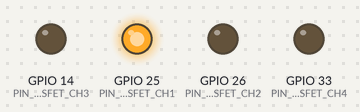
Recording of a sketch running on a simulated ESP32. Shown: output pins drawn as LEDs (lit = HIGH). What the sketch prints to the serial monitor is not drawn.

Above: at 1.0 s.
At 4.0 s:
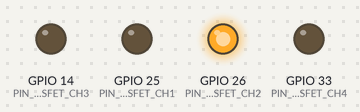
At 7.0 s:
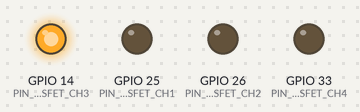
At 10.0 s:
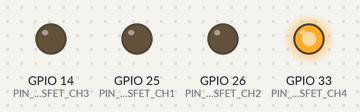
At 14.5 s:
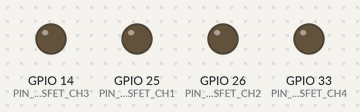
Timing chart, 0 to 15.6 s (numbered marks = the images above):
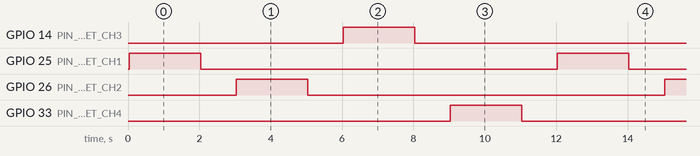

Measured:
- by itself, GPIO 14 (PIN_MOSFET_CH3), GPIO 25 (PIN_MOSFET_CH1), GPIO 26 (PIN_MOSFET_CH2), GPIO 33 (PIN_MOSFET_CH4): alternates HIGH for 2.0 s and LOW for 10.0 s
- by itself, everything shown: repeats every 12.0 s, in 8 steps

The sketch:

T05_MOSFET_4CH_Test.ino
```cpp
// T05_MOSFET_4CH_Test.ino
// Purpose: Verify ESP32 control of each MOSFET input channel one by one.
//
// Hardware target:
// - ESP32-WROOM-32U DevKitC V4
// - Real 4-channel MOSFET module with IN+/IN- input pairs
// - Real 4-channel MOSFET module with OUT+/OUT- output pairs
//
// Important:
// - This is NOT a pump test yet.
// - Do NOT connect real pumps during the first MOSFET channel test.
// - Use a multimeter or a small safe 12V load to verify output switching.
// - This sketch uses millis() for timing instead of delay().

#define PIN_MOSFET_CH1 25
#define PIN_MOSFET_CH2 26
#define PIN_MOSFET_CH3 14
#define PIN_MOSFET_CH4 33

const bool MOSFET_ACTIVE_HIGH = true;

const unsigned long CHANNEL_ON_TIME_MS = 2000;
const unsigned long CHANNEL_OFF_WAIT_MS = 1000;

const int CHANNEL_COUNT = 4;
const int MOSFET_PINS[CHANNEL_COUNT] = {
  PIN_MOSFET_CH1,
  PIN_MOSFET_CH2,
  PIN_MOSFET_CH3,
  PIN_MOSFET_CH4
};

int currentChannelIndex = 0;
bool currentChannelOn = false;
unsigned long stateStartedMs = 0;

void writeMosfetChannel(int pin, bool on) {
  if (MOSFET_ACTIVE_HIGH) {
    digitalWrite(pin, on ? HIGH : LOW);
  } else {
    digitalWrite(pin, on ? LOW : HIGH);
  }
}

void turnAllChannelsOff() {
  for (int i = 0; i < CHANNEL_COUNT; i++) {
    writeMosfetChannel(MOSFET_PINS[i], false);
  }
}

void printChannelState(int channelNumber, int pin, bool on) {
  Serial.print("CH");
  Serial.print(channelNumber);
  Serial.print(" GPIO");
  Serial.print(pin);
  Serial.print(" -> ");
  Serial.println(on ? "ON" : "OFF");
}

void startCurrentChannel() {
  int pin = MOSFET_PINS[currentChannelIndex];
  int channelNumber = currentChannelIndex + 1;

  writeMosfetChannel(pin, true);
  currentChannelOn = true;
  stateStartedMs = millis();
  printChannelState(channelNumber, pin, true);
}

void stopCurrentChannel() {
  int pin = MOSFET_PINS[currentChannelIndex];
  int channelNumber = currentChannelIndex + 1;

  writeMosfetChannel(pin, false);
  currentChannelOn = false;
  stateStartedMs = millis();
  printChannelState(channelNumber, pin, false);
}

void setup() {
  Serial.begin(115200);

  pinMode(PIN_MOSFET_CH1, OUTPUT);
  pinMode(PIN_MOSFET_CH2, OUTPUT);
  pinMode(PIN_MOSFET_CH3, OUTPUT);
  pinMode(PIN_MOSFET_CH4, OUTPUT);

  turnAllChannelsOff();

  Serial.println("Hydroponic Device001 MOSFET 4CH Test");
  Serial.println("Project: Hydroponic_IoT_ESP32");
  Serial.println("Test: T05_MOSFET_4CH_Test");
  Serial.println("Device ID: device001");
  Serial.println("MOSFET module type: IN+/IN- input pair type");
  Serial.println("CH1: GPIO25 -> IN1+");
  Serial.println("CH2: GPIO26 -> IN2+");
  Serial.println("CH3: GPIO14 -> IN3+");
  Serial.println("CH4: GPIO33 -> IN4+");
  Serial.println("All IN- terminals -> ESP32 GND / common GND");
  Serial.println("Central 正 -> Adapter +12V");
  Serial.println("Central 负 -> Adapter GND / common GND");
  Serial.println("WARNING: Do NOT connect real pumps during the first MOSFET channel test.");
  Serial.println("WARNING: Do NOT connect +12V to ESP32 GPIO.");

  startCurrentChannel();
}

void loop() {
  unsigned long currentMs = millis();

  if (currentChannelOn && currentMs - stateStartedMs >= CHANNEL_ON_TIME_MS) {
    stopCurrentChannel();
    return;
  }

  if (!currentChannelOn && currentMs - stateStartedMs >= CHANNEL_OFF_WAIT_MS) {
    currentChannelIndex++;

    if (currentChannelIndex >= CHANNEL_COUNT) {
      currentChannelIndex = 0;
    }

    startCurrentChannel();
  }
}
```
